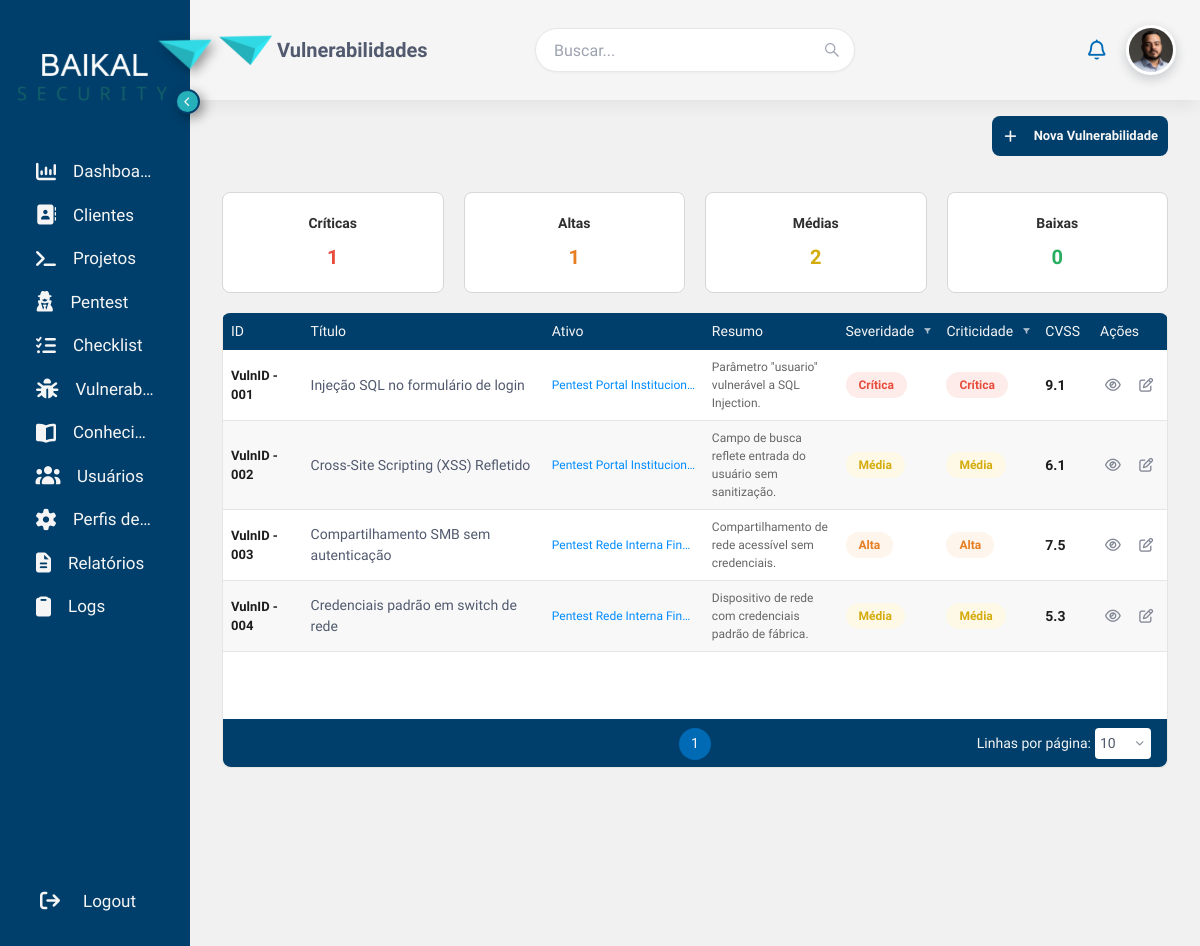
Page /CiberReport/vulnerabilidades (signed in) on the committed database.
### tables this page shows
CREATE TABLE IF NOT EXISTS vulnerabilidade (
  id INT NOT NULL AUTO_INCREMENT,
  projeto_id INT NOT NULL,
  nome VARCHAR(80) NOT NULL,
  cvss DECIMAL(3, 1) CHECK (cvss >= 0.0 AND cvss <= 10.0),
  cve VARCHAR (50),
  descricao VARCHAR(255),
  descricao_tecnica TEXT NOT NULL,
  categoria VARCHAR(120) DEFAULT NULL,
  severidade_vulnerabilidade ENUM('BAIXA', 'MEDIA', 'ALTA', 'CRITICA') NOT NULL,
  habilitado TINYINT NOT NULL DEFAULT 1,
  impacto_negocio TEXT,
  responsavel VARCHAR(100) DEFAULT NULL,
  status ENUM('ABERTA', 'ACEITA', 'CORRIGIDA', 'EM_ANALISE', 'FALSO_POSITIVO') NOT NULL DEFAULT 'ABERTA',
  PRIMARY KEY (id)
   
);

CREATE TABLE IF NOT EXISTS projeto (
  id INT NOT NULL AUTO_INCREMENT,
  empresa_id INT NOT NULL,
  nome VARCHAR(80) NOT NULL,
  data_inicio DATE DEFAULT NULL,
  data_fim_prevista DATE DEFAULT NULL,
  data_fim_real DATE DEFAULT NULL,
  horas_contratadas DECIMAL(8, 2) NOT NULL DEFAULT 0.00,
  modalidade ENUM ('BLACK BOX', 'GRAY BOX', 'WHITE BOX') NOT NULL,
  nivel_sigilo ENUM ('INTERNO', 'EXTERNO') NOT NULL,
  escopo TEXT NOT NULL,
  contrato VARCHAR(255) DEFAULT NULL,
  restricao TEXT,
  status ENUM('PLANEJADO','EM_ANDAMENTO', 'CONCLUIDO', 'PAUSADO', 'CANCELADO') NOT NULL DEFAULT 'PLANEJADO',
  habilitado TINYINT NOT NULL DEFAULT 1,
  created_at TIMESTAMP NOT NULL DEFAULT CURRENT_TIMESTAMP,
  updated_at TIMESTAMP NOT NULL DEFAULT CURRENT_TIMESTAMP ON UPDATE CURRENT_TIMESTAMP,
  PRIMARY KEY (id),
  FOREIGN KEY (empresa_id) REFERENCES empresa(id)
);

### app/Routes/Route.php (called while the page is built, shortened)
<?php
class Route
{
    private static array $routes = [];
    private static array $groupMiddlewares = [];
    private static function add(
        string $method,
        string $path,
        string $action,
        array $middlewares = []
    ): void {
        self::$routes[] = [
            'method' => $method,
            'path' => $path,
            'action' => $action,
            'middlewares' => array_merge(
                self::$groupMiddlewares,
                $middlewares
            ),
        ];
    }
    public static function middleware(
        array $middlewares,
        callable $routes
    ): void {
        $previousMiddlewares = self::$groupMiddlewares;
        self::$groupMiddlewares = array_merge(
            self::$groupMiddlewares,
            $middlewares
        );
        try {
            $routes();
        } finally {
            self::$groupMiddlewares = $previousMiddlewares;
        }
    }
    public static function routes(): array
    {
        return self::$routes;
    }
}

### index.php (called while the page is built, shortened)
<?php
spl_autoload_register(function ($class) {
    $file = __DIR__ . '/app/' . str_replace('\\', '/', $class) . '.php';
});
Router::dispatch();

### app/Controller/VulnerabilidadesController.php (called while the page is built, shortened)
<?php
require_once __DIR__ . "/../Model/VulnerabilidadesModel.php";
class VulnerabilidadesController extends Controller
{
    private $Vulnerabilidades;
    public function __construct()
    {
        $conexao = \DAO\DAO::conexao();
        $this->Vulnerabilidades = new Vulnerabilidades($conexao);
    }
    public function index()
    {
        $vulnerabilidades = $this->Vulnerabilidades->listarVulnerabilidade();
        $projetos = $this->Vulnerabilidades->listarProjetos();
        $this->view('vulnerabilidades', ['vulnerabilidades' => $vulnerabilidades, 'projetos' => $projetos]);
    }
}

### app/Model/VulnerabilidadesModel.php (called while the page is built, shortened)
<?php
    Class Vulnerabilidades
    {
        private $pdo;
        public function __construct($pdo)
        {
            $this->pdo = $pdo;
        }
        public function listarVulnerabilidade()
        {
            $sql = $this->pdo->prepare("SELECT v.*, p.nome AS projeto_nome
                FROM vulnerabilidade v
                LEFT JOIN projeto p ON p.id = v.projeto_id
                ORDER BY v.id");
            $sql->execute();
            return $sql->fetchAll(PDO::FETCH_ASSOC);
        }
    }

### app/Views/vulnerabilidades.php (the view, shortened to what this page needs)
<!doctype html>
<html lang="pt-BR">
<head>
    <link rel="stylesheet" href="<?= BASE_URL ?>app/assets/CSS/style.css">
    <link rel="stylesheet" href="<?= BASE_URL ?>app/assets/CSS/Componentes/button.css">
    <link rel="stylesheet" href="<?= BASE_URL ?>app/assets/CSS/Pages/vulnerabilidades.css" />
</head>
<body>
    <?php $tituloPagina = 'Vulnerabilidades';
    $contagem = array_count_values(array_column($vulnerabilidades ?? [], 'severidade_vulnerabilidade'));
    include_once 'Components/menu.php'; ?>
    <main>
        <div class="barra-acoes">
            <button class="btn-novo-cadastro" data-modal-target="modalVulnerabilidade">
                <i class="fa-solid fa-plus"></i>Nova Vulnerabilidade
            </button>
        </div>
        <div class="cards-resumo">
            <div class="card-resumo">
                <span class="card-label">Críticas</span>
                <span class="card-valor critica" id="qtdCriticas"><?= $contagem['CRITICA'] ?? 0 ?></span>
            </div>
            <div class="card-resumo">
                <span class="card-label">Altas</span>
                <span class="card-valor alta" id="qtdAltas"><?= $contagem['ALTA'] ?? 0 ?></span>
            </div>
            <div class="card-resumo">
                <span class="card-label">Médias</span>
                <span class="card-valor media" id="qtdMedias"><?= $contagem['MEDIA'] ?? 0 ?></span>
            </div>
            <div class="card-resumo">
                <span class="card-label">Baixas</span>
                <span class="card-valor baixa" id="qtdBaixas"><?= $contagem['BAIXA'] ?? 0 ?></span>
            </div>
        </div>
        <div class="tabela-wrapper">
            <table class="tabela" id="tabela">
                <thead>
                    <tr>
                        <th data-col="0">
                            <span class="th-label">ID <i class="fa-solid fa-sort sort-icon"></i></span>
                        </th>
                        <th data-col="1">
                            <span class="th-label">Título <i class="fa-solid fa-sort sort-icon"></i></span>
                        </th>
                        <th data-col="2">
                            <span class="th-label">Ativo <i class="fa-solid fa-sort sort-icon"></i></span>
                        </th>
                        <th data-col="3">
                            <span class="th-label">Resumo <i class="fa-solid fa-sort sort-icon"></i></span>
                        </th>
                        <th data-col="4" data-tipo="risco" data-filtro="lista">
                            <span class="th-label">Severidade <i class="fa-solid fa-sort sort-icon"></i> <i class="fa-solid fa-filter filtro-icon" role="button" aria-label="Filtrar por Severidade"></i></span>
                        </th>
                        <th data-col="5" data-tipo="risco" data-filtro="lista">
                            <span class="th-label">Criticidade <i class="fa-solid fa-sort sort-icon"></i> <i class="fa-solid fa-filter filtro-icon" role="button" aria-label="Filtrar por Criticidade"></i></span>
                        </th>
                        <th data-col="6">
                            <span class="th-label">CVSS <i class="fa-solid fa-sort sort-icon"></i></span>
                        </th>
                        <th>Ações</th>
                    </tr>
                </thead>
                <tbody id="corpoTabelaVulnerabilidades">
                    <?php foreach ($vulnerabilidades as $v):
                        $sev = strtolower($v['severidade_vulnerabilidade']);
                        $cvss = (float) $v['cvss'];
                        $crit = $cvss >= 9 ? 'critica' : ($cvss >= 7 ? 'alta' : ($cvss >= 4 ? 'media' : 'baixa'));
                        $rotulos = ['critica' => 'Crítica', 'alta' => 'Alta', 'media' => 'Média', 'baixa' => 'Baixa'];
                    ?>
                        <tr>
                            <td>
                                <div class="id-cell">
                                    <div class="id-info">
                                        <span class="id-num">VulnID - <?= str_pad((int) $v['id'], 3, '0', STR_PAD_LEFT) ?></span>
                                    </div>
                                </div>
                            </td>
                            <td><?= htmlspecialchars($v['nome']) ?></td>
                            <td class="ativo-link"><?= htmlspecialchars($v['projeto_nome'] ?? '-') ?></td>
                            <td class="resumo-texto"><?= htmlspecialchars($v['descricao'] ?? '') ?></td>
                            <td><span class="badge badge-<?= $sev ?>"><?= $rotulos[$sev] ?? htmlspecialchars($v['severidade_vulnerabilidade']) ?></span></td>
                            <td><span class="badge badge-<?= $crit ?>"><?= $rotulos[$crit] ?></span></td>
                            <td class="cvss"><?= number_format($cvss, 1) ?></td>
                            <td>
                                <div class="acoes">
                                    <button title="Visualizar" aria-label="Visualizar" data-id="<?= (int) $v['id'] ?>">
                                        <i class="fa-regular fa-eye"></i>
                                    </button>
                                    <button class="tabela-btn-editar" title="Editar" aria-label="Editar" data-id="<?= (int) $v['id'] ?>"
                                        data-vuln="<?= htmlspecialchars(json_encode($v, JSON_UNESCAPED_UNICODE), ENT_QUOTES) ?>">
                                        <i class="fa-regular fa-pen-to-square"></i>
                                    </button>
                                </div>
                            </td>
                        </tr>
                    <?php endforeach; ?>
                </tbody>
                <tfoot>
                    <tr>
                        <td colspan="8" class="rodape-tabela">
                            <div class="paginacao"></div>
                        </td>
                    </tr>
                </tfoot>
            </table>
        </div>
    </main>
</body>
</html>

### app/Routes/Router.php (shortened to what this page needs)
<?php
class Router
{
    public static function dispatch(): void
    {
        $config     = require __DIR__ . '/../../config/app.php';
        $uri        = parse_url($_SERVER['REQUEST_URI'], PHP_URL_PATH) ?: '/';
        $baseFolder = '/' . trim($config['base_folder'], '/');
        $method     = $_SERVER['REQUEST_METHOD'];
        if ($baseFolder !== '/' && ($uri === $baseFolder || str_starts_with($uri, $baseFolder . '/'))) {
            $uri = substr($uri, strlen($baseFolder)) ?: '/';
        }
        $uri = '/' . trim($uri, '/');
        foreach (Route::routes() as $route) {
            if ($route['method'] !== $method) {
                continue;
            }
            $parametros = self::casar($route['path'], $uri);
            if ($parametros === null) {
                continue;
            }
            [$controllerName, $methodName] = explode('@', $route['action']);
            $controllerClass = "Controller\\{$controllerName}";
            if (class_exists($controllerClass)) {
                $controller = new $controllerClass();
                if (method_exists($controller, $methodName)) {
                    $controller->$methodName(...$parametros);
                    return;
                }
            }
        }
    }
    private static function casar(string $rotaPath, string $uri): ?array
    {
        if (!str_contains($rotaPath, '{')) {
            return $rotaPath === $uri ? [] : null;
        }
        $regex = preg_replace('#\{[a-zA-Z_][a-zA-Z0-9_]*\}#', '([^/]+)', $rotaPath);
        if (!preg_match('#^' . $regex . '$#', $uri, $matches)) {
            return null;
        }
        array_shift($matches);
        return $matches;
    }
}

### app/assets/CSS/style.css (style rules this page uses)
html { font-size: 62.5%; height: 100%; overflow: hidden; }
:root { --cor-fundo-pagina: #f1f1f1; --cor-fundo-branco: #ffffff; --cor-azul-primaria: #003f6b; --cor-azul-destaques: #006ab5; --cor-texto-titulo: #17233d; --cor-texto-primario: #515a6e; --cor-texto-secundario: #808695; --cor-branco-primario: #f5f5f5; --cor-cinza-primario: #808080; --cor-cinza-secundario: #c0c0c0; --cor-cinza-terciario: #e5e5e4; --cor-cinza-hover: #f8f8f8; --cor-baikal-1: #30d9e4; --cor-baikal-2: #2ee6f3; --cor-baikal-3: #26b1ba; --cor-vermelho-destaque: #ff2c2c; --cor-vermelho-secundario: #fde9ed; --cor-laranja: #fe5f2f; --cor-laranja-secundario: #fff7ed; --cor-amarelo: #ffaa00; --cor-verde: #43b75d; --cor-verde-secundario: #bde3d3; --cor-borda-padrao: #e5e5e4; --cor-borda-foco: #006ab5; --cor-borda-erro: #ff3347; --cor-borda-sucesso: #43b75d; --fonte-familia-titulo: "Chakra Petch", sans-serif; --fonte-familia-corpo: "Work Sans", sans-serif; --fonte-titulo: 3.4rem; --fonte-subtitulo: 2.8rem; --fonte-secao: 2.2rem; --fonte-subsecao: 2rem; --fonte-texto: 1.6rem; --fonte-apoio: 1.4rem; --fonte-legenda: 1.2rem; --espaco-xs: 0.4rem; --espaco-sm: 0.8rem; --espaco-md: 1.6rem; --espaco-lg: 2.4rem; --espaco-xl: 3.2rem; --espaco-2xl: 4.8rem; --espaco-3xl: 6.4rem; --raio-sm: 4px; --raio-md: 8px; --raio-lg: 12px; --raio-xl: 16px; --raio-full: 9999px; --sombra-xs: 0 1px 2px 0 rgb(0 0 0 / 0.05); --sombra-sm: 0 1px 3px 0 rgb(0 0 0 / 0.1), 0 1px 2px -1px rgb(0 0 0 / 0.1); --sombra-md: 0 4px 6px -1px rgb(0 0 0 / 0.1), 0 2px 4px -2px rgb(0 0 0 / 0.1); --sombra-lg: 0 10px 15px -3px rgb(0 0 0 / 0.1), 0 4px 6px -4px rgb(0 0 0 / 0.1); --sombra-xl: 0 20px 25px -5px rgb(0 0 0 / 0.1), 0 8px 10px -6px rgb(0 0 0 / 0.1); --sombra-2xl: 0 25px 50px -12px rgb(0 0 0 / 0.25); --sombra-inner: inset 0 2px 4px 0 rgb(0 0 0 / 0.05); --transicao-rapida: 150ms ease; --transicao-base: 250ms ease; --transicao-devagar: 400ms ease; --sidebar-fechado: 5%; --sidebar-aberto: 15%; --altura-menu-superior: 100px; }
body { font-family: var(--fonte-familia-corpo); font-size: var(--fonte-texto); font-weight: var(--peso-normal); line-height: 1.5; background-color: var(--cor-fundo-pagina); color: var(--cor-texto-primario); -webkit-font-smoothing: antialiased; -moz-osx-font-smoothing: grayscale; display: flex; flex-direction: column; height: 100vh; overflow: hidden; }
.main-content > main { padding: var(--espaco-xl); padding-top: var(--espaco-md); }

### app/assets/CSS/Componentes/button.css (style rules this page uses)
.btn-novo-cadastro { display: flex; align-items: center; justify-content: center; padding: 10px 10px; font-size: 13px; font-weight: 600; border: none; border-radius: var(--raio-md); cursor: pointer; background-color: var(--cor-azul-primaria); color: var(--cor-branco-primario); gap: 15px; height: 40px; }

### app/assets/CSS/Pages/vulnerabilidades.css (style rules this page uses)
main { height: calc(100vh - var(--altura-menu-superior)); display: flex; flex-direction: column; overflow-y: hidden; }
.tabela-wrapper { height: auto; flex: 1; min-height: 0; }
.barra-acoes { display: flex; justify-content: flex-end; margin-bottom: var(--espaco-md); }
.cards-resumo { display: grid; grid-template-columns: repeat(4, 1fr); gap: 20px; padding: 20px 0; }
.card-resumo { background: #fff; border: 1px solid #d7d7d7; border-radius: 8px; padding: 20px 24px; display: flex; flex-direction: column; align-items: center; gap: 8px; transition: 0.3s; }
.card-label { font-size: 14px; font-weight: 600; color: #2f2f2f; }
.card-valor { font-size: 2rem; font-weight: 700; }
.card-valor.critica { color: #e74c3c; }
.card-valor.alta { color: #e67e22; }
.card-valor.media { color: #d4ac0d; }
.card-valor.baixa { color: #27ae60; }
.id-cell { display: flex; align-items: flex-start; gap: 10px; }
.id-info { display: flex; flex-direction: column; gap: 2px; }
.id-num { font-weight: 600; color: #1d1d1d; font-size: 13px; }
.ativo-link { color: #008cff; font-size: 12px; max-width: 160px; overflow: hidden; text-overflow: ellipsis; white-space: nowrap; }
.resumo-texto { color: #666; font-size: 12px; max-width: 140px; }
.badge { display: inline-block; padding: 3px 12px; border-radius: 20px; font-size: 12px; font-weight: 600; }
.badge-critica { color: #e74c3c; background: #fdecea; }
.badge-alta { color: #e67e22; background: #fef5ec; }
.badge-media { color: #d4ac0d; background: #fef9e7; }
.cvss { font-weight: 700; color: #1d1d1d; }

### app/assets/CSS/Componentes/componentes-modal.css (style rules this page uses)
.badge { display: inline-flex; align-items: center; padding: 2px var(--espaco-sm); border-radius: var(--raio-full); font-size: var(--fonte-legenda); font-weight: 600; border: 1px solid transparent; }

### rows in the picture
vulnerabilidade: id "001", nome "Injeção SQL no formulário de login", projeto.nome "Pentest Portal Institucion…", descricao "Parâmetro \"usuario\" vulnerável a SQL Injection.", severidade_vulnerabilidade "Crítica", cvss "Crítica", cvss "9.1"
vulnerabilidade: id "002", nome "Cross-Site Scripting (XSS) Refletido", projeto.nome "Pentest Portal Institucion…", descricao "Campo de busca reflete entrada do usuário sem sanitização.", severidade_vulnerabilidade "Média", cvss "Média", cvss "6.1"
vulnerabilidade: id "003", nome "Compartilhamento SMB sem autenticação", projeto.nome "Pentest Rede Interna Fin…", descricao "Compartilhamento de rede acessível sem credenciais.", severidade_vulnerabilidade "Alta", cvss "Alta", cvss "7.5"
vulnerabilidade: id "004", nome "Credenciais padrão em switch de rede", projeto.nome "Pentest Rede Interna Fin…", descricao "Dispositivo de rede com credenciais padrão de fábrica.", severidade_vulnerabilidade "Média", cvss "Média", cvss "5.3"

### other values in the picture
$contagem['CRITICA'] "1"
$contagem['ALTA'] "1"
$contagem['MEDIA'] "2"
$contagem['BAIXA'] "0"
